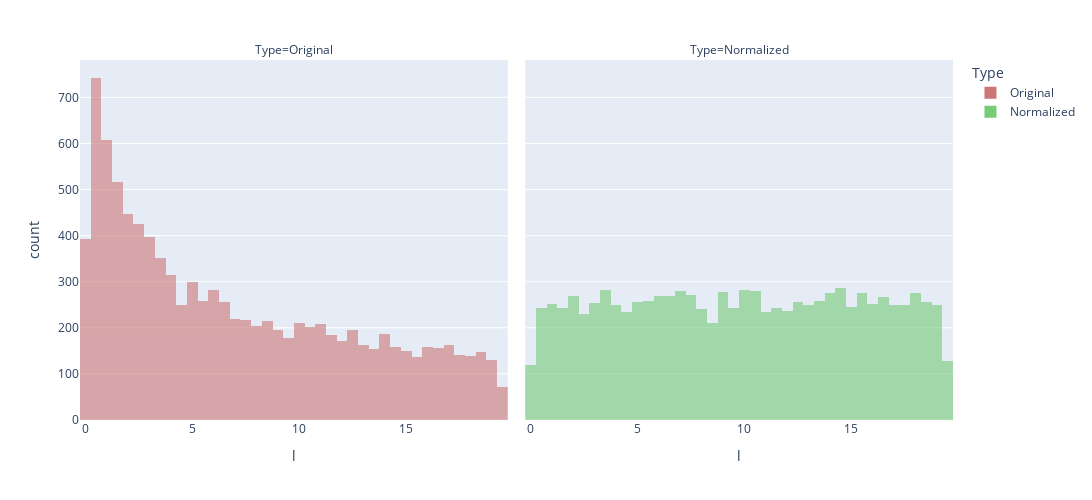

Notebook source saved alongside this figure:
### Code cell
px.histogram(df, x='l', color ='Type', width = 1300, height=500, color_discrete_sequence=['#CC7777', '#77CC77', '#7777CC'], opacity=0.6, facet_col='Type')

### Figure 1 — Plotly figure (JSON) as saved in the notebook; plotly's stock layout.template omitted (floating-point values rounded to 4 significant figures; data arrays with more than 128 entries replaced by an {"elided": "..."} marker saying what was removed)
{"data": [{"alignmentgroup": "True", "bingroup": "x", "hovertemplate": "Type=Original<br>l=%{x}<br>count=%{y}<extra></extra>", "legendgroup": "Original", "marker": {"color": "#CC7777", "opacity": 0.6, "pattern": {"shape": ""}}, "name": "Original", "offsetgroup": "Original", "orientation": "v", "showlegend": true, "x": {"elided": "10000 float values"}, "xaxis": "x", "yaxis": "y", "type": "histogram"}, {"alignmentgroup": "True", "bingroup": "x", "hovertemplate": "Type=Normalized<br>l=%{x}<br>count=%{y}<extra></extra>", "legendgroup": "Normalized", "marker": {"color": "#77CC77", "opacity": 0.6, "pattern": {"shape": ""}}, "name": "Normalized", "offsetgroup": "Normalized", "orientation": "v", "showlegend": true, "x": {"elided": "10000 float values"}, "xaxis": "x2", "yaxis": "y2", "type": "histogram"}], "layout": {"xaxis": {"anchor": "y", "domain": [0.0, 0.49], "title": {"text": "l"}}, "yaxis": {"anchor": "x", "domain": [0.0, 1.0], "title": {"text": "count"}}, "xaxis2": {"anchor": "y2", "domain": [0.51, 1.0], "matches": "x", "title": {"text": "l"}}, "yaxis2": {"anchor": "x2", "domain": [0.0, 1.0], "matches": "y", "showticklabels": false}, "annotations": [{"font": {}, "showarrow": false, "text": "Type=Original", "x": 0.245, "xanchor": "center", "xref": "paper", "y": 1.0, "yanchor": "bottom", "yref": "paper"}, {"font": {}, "showarrow": false, "text": "Type=Normalized", "x": 0.755, "xanchor": "center", "xref": "paper", "y": 1.0, "yanchor": "bottom", "yref": "paper"}], "legend": {"title": {"text": "Type"}, "tracegroupgap": 0}, "margin": {"t": 60}, "barmode": "relative", "height": 500, "width": 1300}}
